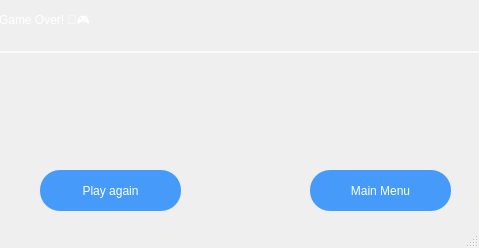
<?xml version="1.0" encoding="UTF-8"?>
<ui version="4.0">
 <class>State</class>
 <widget class="QMainWindow" name="State">
  <property name="geometry">
   <rect>
    <x>0</x>
    <y>0</y>
    <width>479</width>
    <height>248</height>
   </rect>
  </property>
  <property name="windowTitle">
   <string>MainWindow</string>
  </property>
  <property name="styleSheet">
   <string notr="true">QMainWindow {
    background: qlineargradient(
        spread: pad,
        x1: 0, y1: 0,
        x2: 1, y2: 1,
        stop: 0 rgba(0, 34, 133, 180),
        stop: 1 rgba(255, 255, 255, 80)
    );
}</string>
  </property>
  <widget class="QWidget" name="centralwidget">
   <widget class="QLabel" name="p1_label">
    <property name="geometry">
     <rect>
      <x>-20</x>
      <y>-10</y>
      <width>541</width>
      <height>63</height>
     </rect>
    </property>
    <property name="styleSheet">
     <string notr="true">QLabel {
    background-color: qlineargradient(
        x1: 0, y1: 0,
        x2: 1, y2: 1,
        stop: 0 rgba(30, 60, 114, 150),
        stop: 1 rgba(42, 82, 152, 150)
    );
    color: white;
    font: bold 14pt &quot;Segoe UI&quot;;
    padding: 14px;
    border-radius: 20px;
    border: 2px solid rgba(255, 255, 255, 180); 
    qproperty-alignment: AlignCenter;
}
QLabel[active=&quot;true&quot;] {
    background-color: qlineargradient(
        x1: 1, y1: 0,
        x2: 0, y2: 1,
        stop: 0 rgba(58, 28, 113, 180),
        stop: 1 rgba(215, 109, 119, 180)
    );
    color: #FFEB3B;
    border: 2px solid #FFEB3B;
}</string>
    </property>
    <property name="text">
     <string>Game Over! 🛑🎮</string>
    </property>
   </widget>
   <widget class="QPushButton" name="playagain">
    <property name="geometry">
     <rect>
      <x>40</x>
      <y>170</y>
      <width>141</width>
      <height>41</height>
     </rect>
    </property>
    <property name="styleSheet">
     <string notr="true">QPushButton {
    border: none;
    color: white;
    background-color: rgba(0, 120, 255, 180); /* أزرق شفاف */
    font: bold 11pt &quot;Arial&quot;;
    border-radius: 20px;
    padding: 8px;
}

QPushButton:hover {
    background-color: rgba(30, 144, 255, 220); /* أزرق أفتح عند المرور */
    font: bold 12pt &quot;Arial&quot;;
}

QPushButton:pressed {
    background-color: rgba(0, 80, 180, 255); /* أزرق داكن عند الضغط */
    font: bold 12pt &quot;Arial&quot;;
}

QPushButton:disabled {
    background-color: rgba(150, 150, 150, 100); /* رمادي فاتح شفاف */
    color: rgba(255, 255, 255, 180); /* أبيض باهت */
    font: bold 11pt &quot;Arial&quot;;
}
</string>
    </property>
    <property name="text">
     <string>Play again</string>
    </property>
   </widget>
   <widget class="QPushButton" name="MainMenust">
    <property name="geometry">
     <rect>
      <x>310</x>
      <y>170</y>
      <width>141</width>
      <height>41</height>
     </rect>
    </property>
    <property name="styleSheet">
     <string notr="true">QPushButton {
    border: none;
    color: white;
    background-color: rgba(0, 120, 255, 180); /* أزرق شفاف */
    font: bold 11pt &quot;Arial&quot;;
    border-radius: 20px;
    padding: 8px;
}

QPushButton:hover {
    background-color: rgba(30, 144, 255, 220); /* أزرق أفتح عند المرور */
    font: bold 12pt &quot;Arial&quot;;
}

QPushButton:pressed {
    background-color: rgba(0, 80, 180, 255); /* أزرق داكن عند الضغط */
    font: bold 12pt &quot;Arial&quot;;
}

QPushButton:disabled {
    background-color: rgba(150, 150, 150, 100); /* رمادي فاتح شفاف */
    color: rgba(255, 255, 255, 180); /* أبيض باهت */
    font: bold 11pt &quot;Arial&quot;;
}
</string>
    </property>
    <property name="text">
     <string>Main Menu</string>
    </property>
   </widget>
   <widget class="QLabel" name="winnerlabel">
    <property name="geometry">
     <rect>
      <x>10</x>
      <y>80</y>
      <width>461</width>
      <height>51</height>
     </rect>
    </property>
    <property name="font">
     <font>
      <pointsize>22</pointsize>
      <bold>true</bold>
     </font>
    </property>
    <property name="styleSheet">
     <string notr="true">QLabel {
    background-color: rgba(0, 0, 0, 0);  /* Fully transparent */
    border: none;                       /* No borders */
    color: white;                       /* Text color (you can change) */
    qproperty-alignment: AlignCenter;   /* Center text */
    font-weight: bold;                  /* Optional: make text bolder */
}</string>
    </property>
    <property name="text">
     <string/>
    </property>
   </widget>
  </widget>
  <widget class="QMenuBar" name="menubar">
   <property name="geometry">
    <rect>
     <x>0</x>
     <y>0</y>
     <width>479</width>
     <height>25</height>
    </rect>
   </property>
  </widget>
  <widget class="QStatusBar" name="statusbar"/>
 </widget>
 <resources/>
 <connections/>
</ui>
